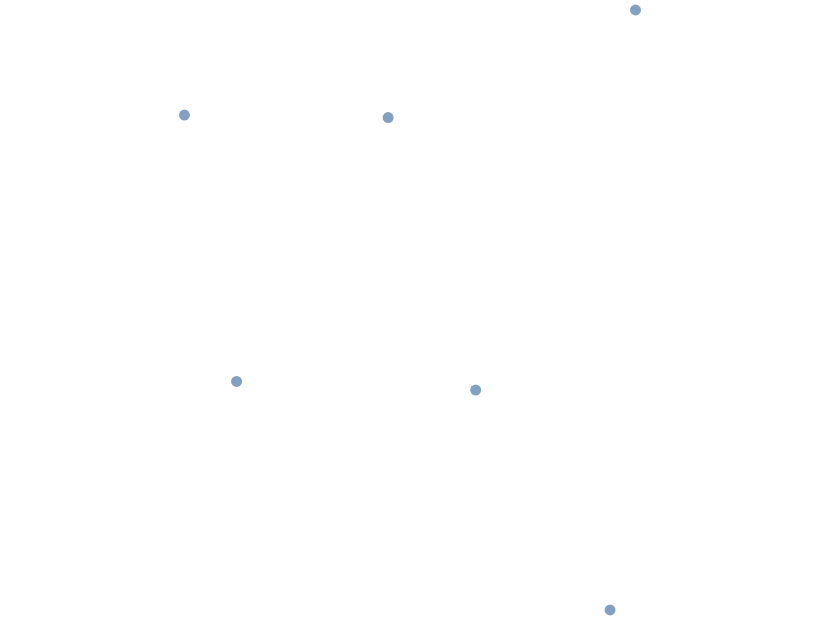

This figure's Vega-Lite source:
### Vega-Lite specification from a JSON file in a GitHub repository (floating-point values rounded to 4 significant figures)
{"$schema": "https://vega.github.io/schema/vega-lite/v6.json", "padding": 5, "autosize": "none", "width": 400, "height": 300, "data": {"values": [{"lon": -74, "lat": 40.7, "n": 8}, {"lon": 2.35, "lat": 48.85, "n": 5}, {"lon": 139.7, "lat": 35.7, "n": 9}, {"lon": 151.2, "lat": -33.9, "n": 3}, {"lon": -43.2, "lat": -22.9, "n": 6}, {"lon": 28, "lat": -26.2, "n": 2}]}, "projection": {"type": "azimuthalEqualArea"}, "mark": "circle", "encoding": {"longitude": {"field": "lon", "type": "quantitative"}, "latitude": {"field": "lat", "type": "quantitative"}}}
